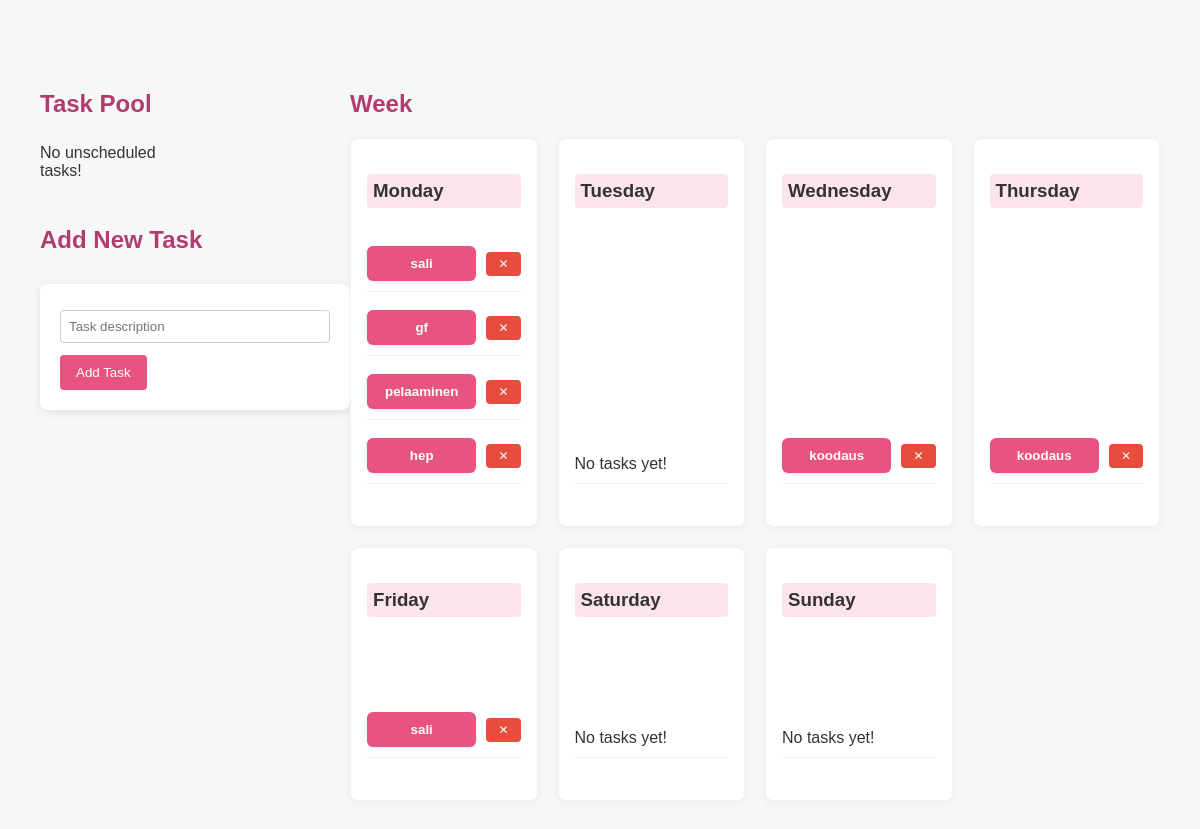
The page /week on the database as committed earlier.
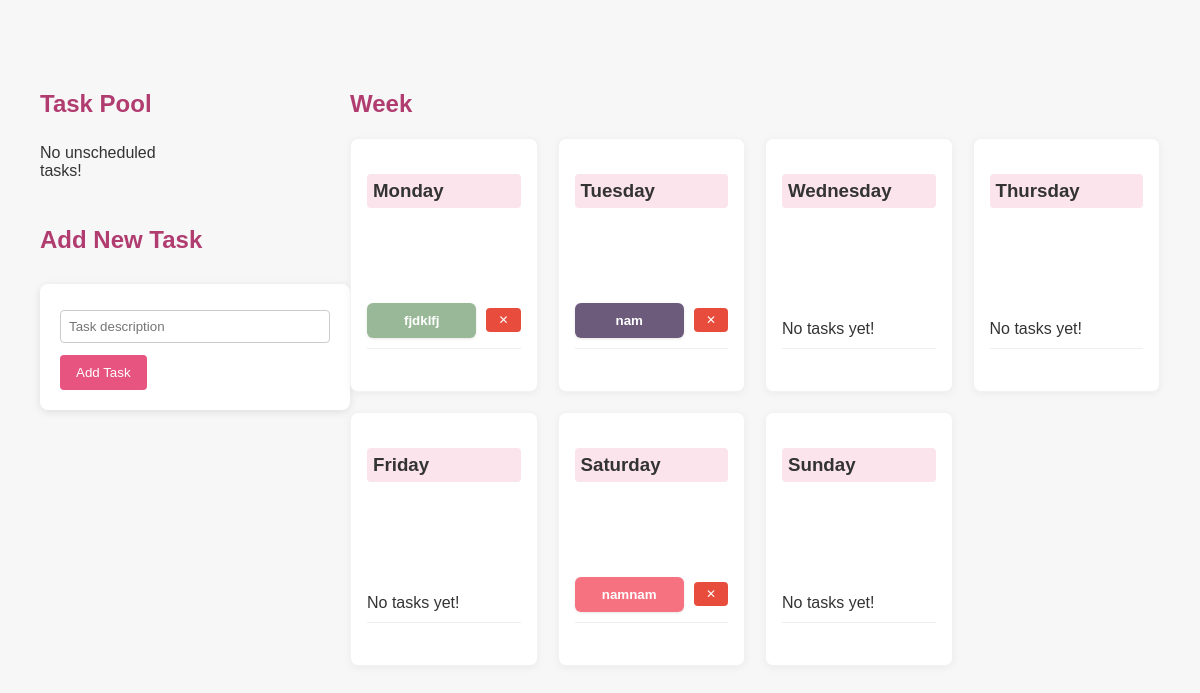
The same page on the database as committed later.
### tables this page shows
CREATE TABLE tasks (
                id INTEGER PRIMARY KEY AUTOINCREMENT,
                task TEXT NOT NULL,
                scheduled_date TEXT
            , color_class TEXT);

### app.py (the view)
@app.route("/week", methods=["GET"])
def week_view():
    all_tasks = get_all_tasks()
    unscheduled_tasks = [
        {"id": t[0], "task": t[1], "color_class": t[3]}
        for t in all_tasks if t[2] is None
    ]
    week_tasks = {day: [] for day in ["Monday", "Tuesday", "Wednesday", "Thursday", "Friday", "Saturday", "Sunday"]}
    for task in all_tasks:
        task_id, task_name, scheduled_date, color_class = task
        if scheduled_date:
            day_name = datetime.fromisoformat(scheduled_date).strftime("%A")
            if day_name in week_tasks:
                week_tasks[day_name].append({
                    "id": task_id,
                    "task": task_name,
                    "color_class": color_class
                })
    return render_template("week.html", unscheduled=unscheduled_tasks, week_tasks=week_tasks)

### database.py (called while the page is built)
def get_all_tasks():
    with sqlite3.connect(DB_NAME) as conn:
        cursor = conn.cursor()
        cursor.execute("SELECT id, task, scheduled_date, color_class FROM tasks ORDER BY scheduled_date")
        return cursor.fetchall()

### templates/week.html (shortened to what this page needs)
<!DOCTYPE html>
<html lang="en">
<head>
    <link rel="stylesheet" href="{{ url_for('static', filename='style.css') }}">
</head>
<body>
<div class="main-layout">
    <div class="task-pool-column">
        <h2>Task Pool</h2>
        <div class="task-pool">
            {% for task in unscheduled %}
            <div class="task-pool-item">
                <button class="task-toggle {{ task.color_class }}" onclick="toggleAssignOptions('{{ task.id }}')">
                    {{ task.task }}
                </button>
                <div id="assign-{{ task.id }}" class="assign-options" style="display:none;">
                    {% for day in ["Monday", "Tuesday", "Wednesday", "Thursday", "Friday", "Saturday", "Sunday"] %}
                        <form method="POST" action="/assign/{{ task.id }}/{{ day.lower() }}" style="display:inline;">
                            <button type="submit" style="margin: 2px;">{{ day[0] }}</button>
                        </form>
                    {% endfor %}
                </div>
            </div>
            {% else %}
                <p>No unscheduled tasks!</p>
            {% endfor %}
        </div>
        <h2>Add New Task</h2>
        <form method="POST" action="/tasks/form-add" class="task-form">
            <input type="text" name="task" placeholder="Task description" required>
            <br>
            <button type="submit">Add Task</button>
        </form>
    </div>
    <div class="week-column">
        <h2>Week</h2>
        <div class="week-view">
            {% for day, tasks in week_tasks.items() %}
            <div class="week-day">
                <h3>{{ day }}</h3>
                <ul>
                    {% for task in tasks %}
                    <li class="task-row">
                        <div class="task-content">
                            <button class="task-toggle {{ task.color_class }}" disabled>
                                {{ task.task }}
                            </button>
                            <form method="POST" action="/tasks/delete/{{ task.id }}">
                                <button type="submit" class="delete-button">✕</button>
                            </form>
                        </div>
                    </li>
                    {% else %}
                    <li>No tasks yet!</li>
                    {% endfor %}
                </ul>
            </div>
            {% endfor %}
        </div>
    </div>
</div>
</body>
</html>

### static/style.css (style rules this page uses)
.color-2 { background-color: #f67280; }
.color-4 { background-color: #6c5b7b; }
.color-6 { background-color: #99b898; }
body { font-family: Arial, sans-serif; margin: 40px; background-color: #f7f7f7; color: #333; display: flex; flex-direction: column; align-items: center; }
h1, h2 { color: #b03c70; margin-bottom: 10px; }
ul { list-style: none; padding: 0; margin-top: 10px; }
li { padding: 10px 0; border-bottom: 1px solid #eee; }
li:last-child { margin-bottom: 10px; }
input[type="text"] { width: 100%; padding: 8px; margin: 6px 0 12px; border: 1px solid #ccc; border-radius: 4px; box-sizing: border-box; }
button { background-color: #e75480; color: white; padding: 10px 16px; border: none; border-radius: 4px; cursor: pointer; transition: background-color 0.2s ease, transform 0.1s ease; }
.delete-button { background-color: #e74c3c; padding: 6px 12px; font-size: 0.75em; line-height: 1; height: auto; }
.task-toggle { color: white; border: none; border-radius: 6px; padding: 10px 14px; width: 100%; cursor: pointer; font-weight: bold; transition: transform 0.2s ease; white-space: nowrap; overflow: hidden; text-overflow: ellipsis; box-shadow: 0 1px 3px rgba(0,0,0,0.1); }
.main-layout { display: flex; gap: 40px; width: 100%; max-width: 1400px; margin-top: 30px; }
.task-pool-column { flex: 1; min-width: 200px; margin-bottom: 40px; }
.week-column { flex: 3; }
.task-pool { display: grid; grid-template-columns: repeat(2, 1fr); gap: 10px 30px; margin-bottom: 30px; }
.task-form { margin-top: 30px; margin-bottom: 40px; padding: 20px; background-color: white; border-radius: 8px; box-shadow: 0 2px 8px rgba(0,0,0,0.1); width: 100%; }
.week-view { display: grid; grid-template-columns: repeat(4, 1fr); gap: 20px; width: 100%; max-width: 1200px; margin-top: 20px; }
.week-day { background-color: white; border-radius: 8px; padding: 16px; box-shadow: 0 2px 8px rgba(0,0,0,0.05); display: flex; flex-direction: column; justify-content: space-between; min-height: 220px; border: 1px solid rgba(0, 0, 0, 0.05); }
.week-day h3 { background-color: #fce4ec; padding: 6px; border-radius: 4px; font-weight: bold; }
.task-row { margin-bottom: 8px; }
.task-content { display: flex; align-items: center; gap: 10px; }
.task-content .task-toggle { flex-grow: 1; width: 100%; }
.task-content form { flex-shrink: 0; }

Rows that differ between the two databases and show on the page:
removed tasks: task "sali", shown under "Monday"
removed tasks: task "gf", shown under "Monday"
removed tasks: task "pelaaminen", shown under "Monday"
removed tasks: task "hep", shown under "Monday"
removed tasks: task "koodaus", shown under "Wednesday"
removed tasks: task "koodaus", shown under "Thursday"
removed tasks: task "sali", shown under "Friday"
added tasks: task "fjdklfj", color_class "color-6" (drawn), shown under "Monday"
added tasks: task "nam", color_class "color-4" (drawn), shown under "Tuesday"
added tasks: task "namnam", color_class "color-2" (drawn), shown under "Saturday"
Other text that changed with them:
new list line: "No tasks yet!"
list line gone: "No tasks yet!"
